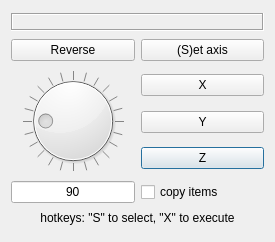
<?xml version="1.0" encoding="UTF-8"?>
<ui version="4.0">
 <class>DialogRotAround</class>
 <widget class="QDialog" name="Dialog">
  <property name="geometry">
   <rect>
    <x>0</x>
    <y>0</y>
    <width>275</width>
    <height>242</height>
   </rect>
  </property>
  <property name="sizePolicy">
   <sizepolicy hsizetype="Minimum" vsizetype="Preferred">
    <horstretch>0</horstretch>
    <verstretch>0</verstretch>
   </sizepolicy>
  </property>
  <property name="minimumSize">
   <size>
    <width>24</width>
    <height>0</height>
   </size>
  </property>
  <property name="windowTitle">
   <string>Rotate around axis</string>
  </property>
  <layout class="QGridLayout" name="gridLayout">
   <item row="4" column="1">
    <widget class="QPushButton" name="btnZ">
     <property name="sizePolicy">
      <sizepolicy hsizetype="Minimum" vsizetype="Fixed">
       <horstretch>0</horstretch>
       <verstretch>0</verstretch>
      </sizepolicy>
     </property>
     <property name="minimumSize">
      <size>
       <width>24</width>
       <height>0</height>
      </size>
     </property>
     <property name="text">
      <string>Z</string>
     </property>
    </widget>
   </item>
   <item row="5" column="0">
    <widget class="QLineEdit" name="edit1">
     <property name="sizePolicy">
      <sizepolicy hsizetype="Minimum" vsizetype="Fixed">
       <horstretch>0</horstretch>
       <verstretch>0</verstretch>
      </sizepolicy>
     </property>
     <property name="minimumSize">
      <size>
       <width>24</width>
       <height>0</height>
      </size>
     </property>
     <property name="text">
      <string>90</string>
     </property>
     <property name="alignment">
      <set>Qt::AlignCenter</set>
     </property>
    </widget>
   </item>
   <item row="3" column="1">
    <widget class="QPushButton" name="btnY">
     <property name="sizePolicy">
      <sizepolicy hsizetype="Minimum" vsizetype="Fixed">
       <horstretch>0</horstretch>
       <verstretch>0</verstretch>
      </sizepolicy>
     </property>
     <property name="minimumSize">
      <size>
       <width>24</width>
       <height>0</height>
      </size>
     </property>
     <property name="text">
      <string>Y</string>
     </property>
    </widget>
   </item>
   <item row="1" column="0">
    <widget class="QPushButton" name="btn2">
     <property name="text">
      <string>Reverse</string>
     </property>
    </widget>
   </item>
   <item row="2" column="0" rowspan="3">
    <widget class="QDial" name="dial">
     <property name="sizePolicy">
      <sizepolicy hsizetype="Minimum" vsizetype="Fixed">
       <horstretch>0</horstretch>
       <verstretch>0</verstretch>
      </sizepolicy>
     </property>
     <property name="minimumSize">
      <size>
       <width>24</width>
       <height>0</height>
      </size>
     </property>
     <property name="layoutDirection">
      <enum>Qt::LeftToRight</enum>
     </property>
     <property name="maximum">
      <number>360</number>
     </property>
     <property name="pageStep">
      <number>15</number>
     </property>
     <property name="value">
      <number>90</number>
     </property>
     <property name="orientation">
      <enum>Qt::Horizontal</enum>
     </property>
     <property name="invertedAppearance">
      <bool>false</bool>
     </property>
     <property name="invertedControls">
      <bool>false</bool>
     </property>
     <property name="wrapping">
      <bool>true</bool>
     </property>
     <property name="notchTarget">
      <double>15.000000000000000</double>
     </property>
     <property name="notchesVisible">
      <bool>true</bool>
     </property>
    </widget>
   </item>
   <item row="2" column="1">
    <widget class="QPushButton" name="btnX">
     <property name="sizePolicy">
      <sizepolicy hsizetype="Minimum" vsizetype="Fixed">
       <horstretch>0</horstretch>
       <verstretch>0</verstretch>
      </sizepolicy>
     </property>
     <property name="minimumSize">
      <size>
       <width>24</width>
       <height>0</height>
      </size>
     </property>
     <property name="text">
      <string>X</string>
     </property>
    </widget>
   </item>
   <item row="0" column="0" colspan="2">
    <widget class="QLabel" name="lab1">
     <property name="sizePolicy">
      <sizepolicy hsizetype="Minimum" vsizetype="Fixed">
       <horstretch>0</horstretch>
       <verstretch>0</verstretch>
      </sizepolicy>
     </property>
     <property name="minimumSize">
      <size>
       <width>24</width>
       <height>0</height>
      </size>
     </property>
     <property name="frameShape">
      <enum>QFrame::Box</enum>
     </property>
     <property name="frameShadow">
      <enum>QFrame::Sunken</enum>
     </property>
     <property name="text">
      <string>&lt;select one axis&gt;</string>
     </property>
     <property name="alignment">
      <set>Qt::AlignCenter</set>
     </property>
    </widget>
   </item>
   <item row="5" column="1">
    <widget class="QCheckBox" name="copyCB">
     <property name="sizePolicy">
      <sizepolicy hsizetype="Minimum" vsizetype="Fixed">
       <horstretch>0</horstretch>
       <verstretch>0</verstretch>
      </sizepolicy>
     </property>
     <property name="minimumSize">
      <size>
       <width>24</width>
       <height>0</height>
      </size>
     </property>
     <property name="text">
      <string>copy items</string>
     </property>
    </widget>
   </item>
   <item row="6" column="0" colspan="2">
    <widget class="QLabel" name="label">
     <property name="sizePolicy">
      <sizepolicy hsizetype="Minimum" vsizetype="Fixed">
       <horstretch>0</horstretch>
       <verstretch>0</verstretch>
      </sizepolicy>
     </property>
     <property name="minimumSize">
      <size>
       <width>24</width>
       <height>0</height>
      </size>
     </property>
     <property name="text">
      <string>hotkeys: &quot;S&quot; to select, &quot;X&quot; to execute</string>
     </property>
     <property name="alignment">
      <set>Qt::AlignCenter</set>
     </property>
    </widget>
   </item>
   <item row="1" column="1">
    <widget class="QPushButton" name="btn1">
     <property name="sizePolicy">
      <sizepolicy hsizetype="Minimum" vsizetype="Fixed">
       <horstretch>0</horstretch>
       <verstretch>0</verstretch>
      </sizepolicy>
     </property>
     <property name="minimumSize">
      <size>
       <width>24</width>
       <height>0</height>
      </size>
     </property>
     <property name="text">
      <string>(S)et axis</string>
     </property>
    </widget>
   </item>
  </layout>
 </widget>
 <resources/>
 <connections/>
</ui>
